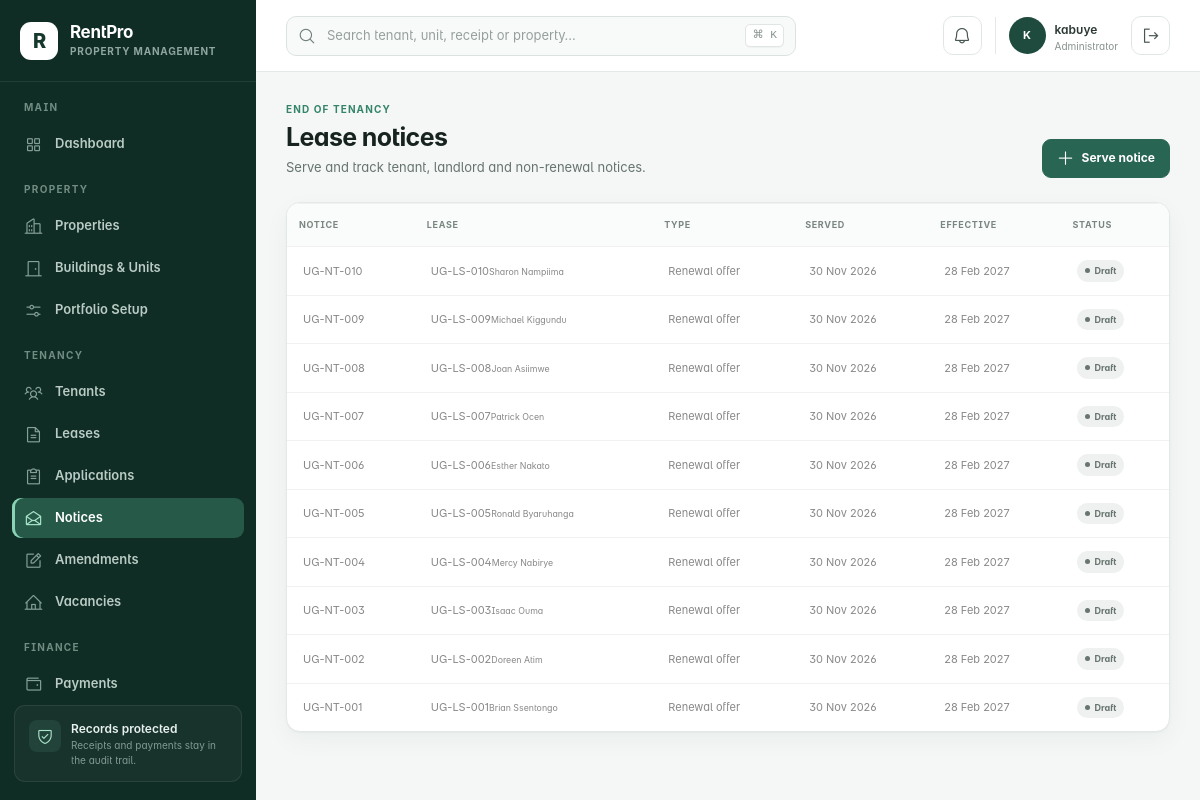
The app's page /lease-notices/ (signed in) with its own data.
### rentalapp/models.py (models this page shows, shortened)
class TimeStampedModel(models.Model):
    created_at = models.DateTimeField(default=timezone.now, editable=False)
    updated_at = models.DateTimeField(auto_now=True)
    class Meta:
        abstract = True

class LeaseNotice(TimeStampedModel):
    class NoticeType(models.TextChoices):
        TENANT_TERMINATION = "tenant_termination", "Tenant termination"
        LANDLORD_TERMINATION = "landlord_termination", "Landlord termination"
        NON_RENEWAL = "non_renewal", "Non-renewal"
        RENEWAL_OFFER = "renewal_offer", "Renewal offer"
    class Status(models.TextChoices):
        DRAFT = "draft", "Draft"
        SERVED = "served", "Served"
        ACKNOWLEDGED = "acknowledged", "Acknowledged"
        WITHDRAWN = "withdrawn", "Withdrawn"
        COMPLETED = "completed", "Completed"
    notice_number = models.CharField(max_length=30, unique=True, null=True, blank=True)
    lease = models.ForeignKey(Lease, on_delete=models.PROTECT, related_name="notices")
    notice_type = models.CharField(max_length=30, choices=NoticeType.choices)
    notice_date = models.DateField(default=timezone.localdate)
    effective_date = models.DateField()
    reason = models.TextField()
    status = models.CharField(max_length=20, choices=Status.choices, default=Status.DRAFT)
    served_by = models.ForeignKey(
        settings.AUTH_USER_MODEL,
        on_delete=models.PROTECT,
        related_name="served_lease_notices",
        null=True,
        blank=True,
    )
    acknowledged_at = models.DateTimeField(null=True, blank=True)
    class Meta:
        ordering = ("-notice_date", "-id")

class Lease(TimeStampedModel):
    class Status(models.TextChoices):
        DRAFT = "draft", "Draft"
        PENDING = "pending", "Pending approval"
        ACTIVE = "active", "Active"
        EXPIRING = "expiring", "Expiring soon"
        EXPIRED = "expired", "Expired"
        TERMINATED = "terminated", "Terminated"
        RENEWED = "renewed", "Renewed"
    FREQUENCY_CHOICES = (("monthly", "Monthly"), ("quarterly", "Quarterly"), ("annual", "Annual"))
    lease_number = models.CharField(max_length=30, unique=True)
    tenant = models.ForeignKey(Tenant, on_delete=models.PROTECT, related_name="leases")
    unit = models.ForeignKey(Unit, on_delete=models.PROTECT, related_name="leases")
    start_date = models.DateField()
    end_date = models.DateField()
    rent_amount = models.DecimalField(max_digits=14, decimal_places=2)
    billing_frequency = models.CharField(max_length=20, choices=FREQUENCY_CHOICES, default="monthly")
    due_day = models.PositiveSmallIntegerField(
        default=1, validators=[MinValueValidator(1), MaxValueValidator(28)]
    )
    security_deposit_required = models.DecimalField(max_digits=14, decimal_places=2, default=0)
    security_deposit_received = models.DecimalField(max_digits=14, decimal_places=2, default=0)
    notice_period_days = models.PositiveSmallIntegerField(default=30)
    status = models.CharField(max_length=20, choices=Status.choices, default=Status.DRAFT)
    notes = models.TextField(blank=True)
    application = models.OneToOneField(
        "RentalApplication",
        on_delete=models.PROTECT,
        related_name="lease",
        null=True,
        blank=True,
    )
    renewal_of = models.ForeignKey(
        "self",
        on_delete=models.PROTECT,
        related_name="renewals",
        null=True,
        blank=True,
    )
    signed_at = models.DateTimeField(null=True, blank=True)
    activated_at = models.DateTimeField(null=True, blank=True)
    terminated_at = models.DateTimeField(null=True, blank=True)
    termination_reason = models.TextField(blank=True)
    class Meta:
        ordering = ("-start_date", "lease_number")
        constraints = [
            models.UniqueConstraint(
                fields=("unit",),
                condition=models.Q(status__in=("active", "expiring")),
                name="one_current_lease_per_unit",
            )
        ]
    def __str__(self):
        return f"{self.lease_number} · {self.tenant}"

class Tenant(TimeStampedModel):
    class Status(models.TextChoices):
        PROSPECTIVE = "prospective", "Prospective"
        ACTIVE = "active", "Active"
        NOTICE_GIVEN = "notice_given", "Notice given"
        FORMER = "former", "Former"
        BLOCKED = "blocked", "Blocked"
    user = models.OneToOneField(
        settings.AUTH_USER_MODEL,
        on_delete=models.SET_NULL,
        null=True,
        blank=True,
        related_name="tenant_profile",
    )
    full_name = models.CharField(max_length=140, blank=True)
    phone = models.CharField(max_length=20)
    alternative_phone = models.CharField(max_length=20, blank=True)
    email = models.EmailField(blank=True)
    nationality = models.CharField(max_length=80, default="Ugandan", blank=True)
    national_id = models.CharField(max_length=30, blank=True)
    emergency_contact = models.CharField(max_length=100, blank=True)
    emergency_phone = models.CharField(max_length=20, blank=True)
    status = models.CharField(max_length=20, choices=Status.choices, default=Status.ACTIVE)
    class Meta:
        ordering = ("full_name", "id")
    def __str__(self):
        return self.full_name or (self.user.get_full_name() if self.user else self.phone)

### rentalapp/views.py (the view, shortened to what this page needs)
# urls.py: path("lease-notices/", views.notice_list, name="notice_list"),
@login_and_roles_required(*ADMIN_ROLES)
def notice_list(request):
    form = LeaseNoticeForm(request.POST or None, initial={"lease": request.GET.get("lease")})
    return render(
        request,
        "leases/notices.html",
        {"notices": LeaseNotice.objects.select_related("lease__tenant", "lease__unit", "served_by"), "form": form},
    )

### rentalapp/forms.py
class LeaseNoticeForm(StyledModelForm):
    class Meta:
        model = LeaseNotice
        fields = ("lease", "notice_type", "notice_date", "effective_date", "reason")
        widgets = {
            "notice_date": forms.DateInput(attrs={"type": "date"}),
            "effective_date": forms.DateInput(attrs={"type": "date"}),
        }
    def __init__(self, *args, **kwargs):
        super().__init__(*args, **kwargs)
        self.fields["lease"].queryset = Lease.objects.filter(
            status__in=(Lease.Status.ACTIVE, Lease.Status.EXPIRING)
        ).select_related("tenant", "unit")

### rentalapp/context_processors.py (called while the page is built, shortened)
def workspace_context(request):
    notifications = Notification.objects.filter(is_read=False)
    notifications = notifications.filter(Q(user=request.user) | Q(user__isnull=True))
    role = get_user_role(request.user)
    if role == "tenant":
        home_url = reverse("tenant_portal")
    elif role == "landlord":
        home_url = reverse("landlord_portal")
    elif role in STAFF_ROLES:
        home_url = reverse("dashboard")
    else:
        home_url = reverse("home")
    return {
        "workspace_notifications": notifications[:5],
        "workspace_notification_count": notifications.count(),
        "workspace_role": role,
        "workspace_home_url": home_url,
    }

### rentalapp/permissions.py (called while the page is built)
def get_user_role(user):
    if not getattr(user, "is_authenticated", False):
        return None
    if user.is_superuser:
        return UserProfile.Role.ADMINISTRATOR
    profile = getattr(user, "rental_profile", None)
    if not profile or not profile.is_active:
        return UserProfile.Role.VIEWER
    return profile.role

def user_has_role(user, roles):
    return get_user_role(user) in roles

def login_and_roles_required(*roles, write_only=False):
    def decorator(view):
        @wraps(view)
        def wrapped(request, *args, **kwargs):
            if not request.user.is_authenticated:
                return redirect_to_login(request.get_full_path())
            should_check = not write_only or request.method not in ("GET", "HEAD", "OPTIONS")
            if roles and should_check and not user_has_role(request.user, roles):
                raise PermissionDenied("Your role does not allow this action.")
            return view(request, *args, **kwargs)
        return wrapped
    return decorator

### rentalapp/templatetags/rental_tags.py (called while the page is built)
@register.filter
def initials(value):
    words = str(value or "R").split()
    return "".join(word[0] for word in words[:2]).upper()

### rentalapp/templates/leases/notices.html (shortened to what this page needs)
{% extends 'base.html' %}{% load rental_tags %}
{% block content %}<header class="page-header"><div><span class="eyebrow">End of tenancy</span><h1>Lease notices</h1><p>Serve and track tenant, landlord and non-renewal notices.</p></div><button class="btn btn-primary" data-bs-toggle="modal" data-bs-target="#newNotice"><i class="ph ph-plus"></i> Serve notice</button></header><section class="data-card"><table class="table"><thead><tr><th>Notice</th><th>Lease</th><th>Type</th><th>Served</th><th>Effective</th><th>Status</th></tr></thead><tbody>{% for item in notices %}<tr><td>{{ item.notice_number }}</td><td><a href="{% url 'lease_detail' item.lease.pk %}">{{ item.lease.lease_number }}</a><small class="d-block text-muted">{{ item.lease.tenant }}</small></td><td>{{ item.get_notice_type_display }}</td><td>{{ item.notice_date|date:'d M Y' }}</td><td>{{ item.effective_date|date:'d M Y' }}</td><td><span class="status-pill {{ item.status|status_class }}">{{ item.get_status_display }}</span></td></tr>{% empty %}<tr><td colspan="6"><div class="empty-state">No notices served.</div></td></tr>{% endfor %}</tbody></table></section>{% with modal_id='newNotice' modal_title='Serve lease notice' eyebrow='End of tenancy' submit_label='Serve notice' %}{% include 'includes/create_modal.html' %}{% endwith %}{% endblock %}

### rentalapp/templates/base.html (shortened to what this page needs)
{% load static rental_tags %}
<!doctype html>
<html lang="en">
<head>
  <link rel="stylesheet" href="{% static 'assets/css/plugins/phosphor-icons.css' %}">
  <link rel="stylesheet" href="{% static 'assets/css/style.css' %}">
  <link rel="stylesheet" href="{% static 'assets/css/rentpro.css' %}">
</head>
<body>
  <div class="app-shell">
    <aside class="app-sidebar offcanvas-lg offcanvas-start" tabindex="-1" id="mainSidebar" aria-label="Primary navigation">
      <div class="sidebar-brand">
        <a href="{{ workspace_home_url }}" class="brand-mark" aria-label="RentPro home">R</a>
        <div><a href="{{ workspace_home_url }}" class="brand-name">RentPro</a><span>Property Management</span></div>
      </div>
      <nav class="sidebar-nav">
        {% if workspace_role == 'tenant' %}
        <div class="nav-group">
          <span class="nav-caption">Tenant portal</span>
          <a href="{% url 'tenant_portal' %}" class="nav-link active"><i class="ph ph-house-user"></i><span>My tenancy</span></a>
        </div>
        {% elif workspace_role == 'landlord' %}
        <div class="nav-group">
          <span class="nav-caption">Landlord portal</span>
          <a href="{% url 'landlord_portal' %}" class="nav-link active"><i class="ph ph-buildings"></i><span>My portfolio</span></a>
        </div>
        {% else %}
        <div class="nav-group">
          <span class="nav-caption">Main</span>
          <a href="{% url 'dashboard' %}" class="nav-link {% if request.resolver_match.url_name == 'dashboard' %}active{% endif %}"><i class="ph ph-squares-four"></i><span>Dashboard</span></a>
        </div>
        <div class="nav-group">
          <span class="nav-caption">Property</span>
          <a href="{% url 'property_list' %}" class="nav-link {% if 'property' in request.resolver_match.url_name %}active{% endif %}"><i class="ph ph-buildings"></i><span>Properties</span></a>
          <a href="{% url 'unit_list' %}" class="nav-link {% if 'unit' in request.resolver_match.url_name %}active{% endif %}"><i class="ph ph-door"></i><span>Buildings &amp; Units</span></a>
          <a href="{% url 'portfolio_setup' %}" class="nav-link {% if request.resolver_match.url_name == 'portfolio_setup' %}active{% endif %}"><i class="ph ph-sliders-horizontal"></i><span>Portfolio Setup</span></a>
        </div>
        <div class="nav-group">
          <span class="nav-caption">Tenancy</span>
          <a href="{% url 'tenant_list' %}" class="nav-link {% if 'tenant' in request.resolver_match.url_name %}active{% endif %}"><i class="ph ph-users-three"></i><span>Tenants</span></a>
          <a href="{% url 'lease_list' %}" class="nav-link {% if 'lease' in request.resolver_match.url_name %}active{% endif %}"><i class="ph ph-file-text"></i><span>Leases</span></a>
          <a href="{% url 'application_list' %}" class="nav-link {% if 'application' in request.resolver_match.url_name %}active{% endif %}"><i class="ph ph-clipboard-text"></i><span>Applications</span></a>
          <a href="{% url 'notice_list' %}" class="nav-link {% if request.resolver_match.url_name == 'notice_list' %}active{% endif %}"><i class="ph ph-envelope-open"></i><span>Notices</span></a>
          <a href="{% url 'amendment_list' %}" class="nav-link {% if 'amendment' in request.resolver_match.url_name %}active{% endif %}"><i class="ph ph-note-pencil"></i><span>Amendments</span></a>
          <a href="{% url 'unit_list' %}?status=available" class="nav-link"><i class="ph ph-house-line"></i><span>Vacancies</span></a>
        </div>
        <div class="nav-group">
          <span class="nav-caption">Finance</span>
          <a href="{% url 'payment_list' %}" class="nav-link "><i class="ph ph-wallet"></i><span>Payments</span></a>
        </div>
        {% endif %}
      </nav>
      <div class="sidebar-help">
        <div class="help-icon"><i class="ph ph-shield-check"></i></div>
        <strong>Records protected</strong>
        <span>Receipts and payments stay in the audit trail.</span>
      </div>
    </aside>
    <div class="app-main">
      <header class="app-topbar">
        {% if workspace_role != 'tenant' and workspace_role != 'landlord' %}<form class="global-search" action="{% url 'global_search' %}" method="get" role="search">
          <i class="ph ph-magnifying-glass"></i>
          <input type="search" name="q" value="{{ request.GET.q|default:'' }}" placeholder="Search tenant, unit, receipt or property…" aria-label="Global search">
          <kbd>⌘ K</kbd>
        </form>{% endif %}
        <div class="topbar-actions">
          <div class="dropdown">
            <button class="icon-button notification-button" type="button" data-bs-toggle="dropdown" aria-expanded="false" aria-label="Notifications">
              <i class="ph ph-bell"></i>{% if workspace_notification_count %}<span>{{ workspace_notification_count }}</span>{% endif %}
            </button>
          </div>
          <div class="user-chip">
            <span class="avatar">{% if request.user.is_authenticated %}{{ request.user.get_full_name|default:request.user.username|initials }}{% else %}PM{% endif %}</span>
            <span class="d-none d-md-flex"><strong>{% if request.user.is_authenticated %}{{ request.user.get_full_name|default:request.user.username }}{% else %}Property Manager{% endif %}</strong><small>{{ workspace_role|default:'Operations'|title }}</small></span>
          </div>
          {% if request.user.is_authenticated %}<form method="post" action="{% url 'logout' %}">{% csrf_token %}<button class="icon-button" type="submit" title="Sign out"><i class="ph ph-sign-out"></i><span class="visually-hidden">Sign out</span></button></form>{% endif %}
        </div>
      </header>
      <main class="app-content">
        {% block content %}{% endblock %}
      </main>
    </div>
  </div>
</body>
</html>

### records on screen
LeaseNotice: notice_number "UG-NT-010", lease.lease_number "UG-LS-010", lease.tenant "Sharon Nampiima", notice_type "Renewal offer", notice_date "30 Nov 2026", effective_date "28 Feb 2027", status "Draft"
LeaseNotice: notice_number "UG-NT-009", lease.lease_number "UG-LS-009", lease.tenant "Michael Kiggundu", notice_type "Renewal offer", notice_date "30 Nov 2026", effective_date "28 Feb 2027", status "Draft"
LeaseNotice: notice_number "UG-NT-008", lease.lease_number "UG-LS-008", lease.tenant "Joan Asiimwe", notice_type "Renewal offer", notice_date "30 Nov 2026", effective_date "28 Feb 2027", status "Draft"
LeaseNotice: notice_number "UG-NT-007", lease.lease_number "UG-LS-007", lease.tenant "Patrick Ocen", notice_type "Renewal offer", notice_date "30 Nov 2026", effective_date "28 Feb 2027", status "Draft"
LeaseNotice: notice_number "UG-NT-006", lease.lease_number "UG-LS-006", lease.tenant "Esther Nakato", notice_type "Renewal offer", notice_date "30 Nov 2026", effective_date "28 Feb 2027", status "Draft"
LeaseNotice: notice_number "UG-NT-005", lease.lease_number "UG-LS-005", lease.tenant "Ronald Byaruhanga", notice_type "Renewal offer", notice_date "30 Nov 2026", effective_date "28 Feb 2027", status "Draft"
LeaseNotice: notice_number "UG-NT-004", lease.lease_number "UG-LS-004", lease.tenant "Mercy Nabirye", notice_type "Renewal offer", notice_date "30 Nov 2026", effective_date "28 Feb 2027", status "Draft"
LeaseNotice: notice_number "UG-NT-003", lease.lease_number "UG-LS-003", lease.tenant "Isaac Ouma", notice_type "Renewal offer", notice_date "30 Nov 2026", effective_date "28 Feb 2027", status "Draft"
LeaseNotice: notice_number "UG-NT-002", lease.lease_number "UG-LS-002", lease.tenant "Doreen Atim", notice_type "Renewal offer", notice_date "30 Nov 2026", effective_date "28 Feb 2027", status "Draft"
LeaseNotice: notice_number "UG-NT-001", lease.lease_number "UG-LS-001", lease.tenant "Brian Ssentongo", notice_type "Renewal offer", notice_date "30 Nov 2026", effective_date "28 Feb 2027", status "Draft"

### other values on screen
{{ request.user.get_full_name|default:request.user.username|initials }} "K"
{{ request.user.get_full_name|default:request.user.username }} "kabuye"
{{ workspace_role|default:'Operations'|title }} "Administrator"
